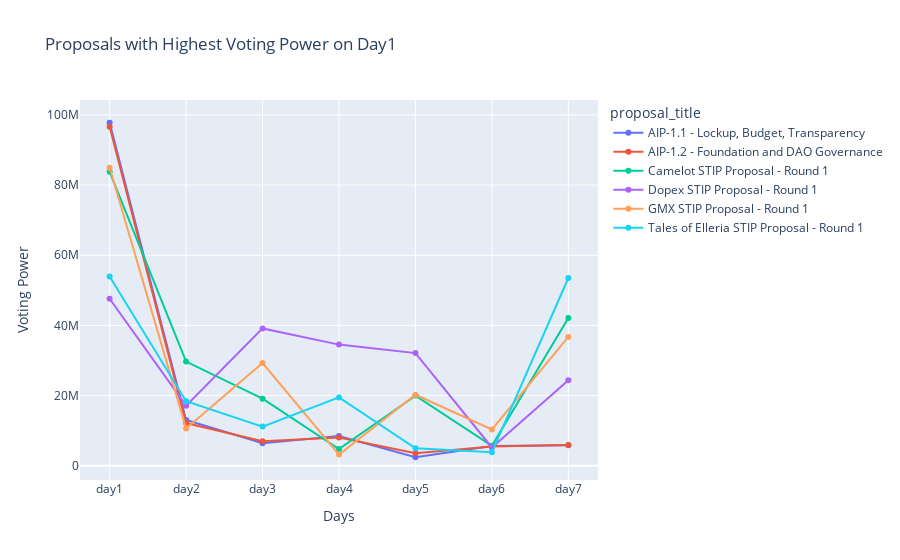

The notebook cell saved with this chart:
### Code cell
data = voting_power_data[['proposal_title', 'day1', 'day2', 'day3', 'day4', 'day5', 'day6', 'day7']]

# Filter DataFrame to include only proposals with highest votes on day7
filtered_df = data[data['proposal_title'].isin(highest_power_day1)]

# Melt the DataFrame to long format
melted_df = filtered_df.melt(id_vars='proposal_title', var_name='day', value_name='voting_power')

# Plot interactive line chart
fig = px.line(melted_df, x='day', y='voting_power', color='proposal_title', markers='o', title='Proposals with Highest Voting Power on Day1')
fig.update_layout(xaxis_title='Days', yaxis_title='Voting Power')
fig.show()
fig.write_html(r'Graphs\max-power-day1.html')

### Figure 1 — Plotly figure (JSON) as saved in the notebook; plotly's stock layout.template omitted (floating-point values rounded to 4 significant figures)
{"data": [{"hovertemplate": "proposal_title=AIP-1.1 - Lockup, Budget, Transparency<br>day=%{x}<br>voting_power=%{y}<extra></extra>", "legendgroup": "AIP-1.1 - Lockup, Budget, Transparency", "line": {"color": "#636efa", "dash": "solid"}, "marker": {"symbol": "circle"}, "mode": "lines+markers", "name": "AIP-1.1 - Lockup, Budget, Transparency", "orientation": "v", "showlegend": true, "type": "scatter", "x": ["day1", "day2", "day3", "day4", "day5", "day6", "day7"], "xaxis": "x", "y": [97770000.0, 13050000.0, 6435230, 8455000.0, 2427000.0, 5657000.0, 5836000.0], "yaxis": "y"}, {"hovertemplate": "proposal_title=AIP-1.2 - Foundation and DAO Governance<br>day=%{x}<br>voting_power=%{y}<extra></extra>", "legendgroup": "AIP-1.2 - Foundation and DAO Governance", "line": {"color": "#EF553B", "dash": "solid"}, "marker": {"symbol": "circle"}, "mode": "lines+markers", "name": "AIP-1.2 - Foundation and DAO Governance", "orientation": "v", "showlegend": true, "type": "scatter", "x": ["day1", "day2", "day3", "day4", "day5", "day6", "day7"], "xaxis": "x", "y": [96620000.0, 12170000.0, 7005000.0, 8049000.0, 3548000.0, 5477000.0, 5890000.0], "yaxis": "y"}, {"hovertemplate": "proposal_title=Camelot STIP Proposal - Round 1<br>day=%{x}<br>voting_power=%{y}<extra></extra>", "legendgroup": "Camelot STIP Proposal - Round 1", "line": {"color": "#00cc96", "dash": "solid"}, "marker": {"symbol": "circle"}, "mode": "lines+markers", "name": "Camelot STIP Proposal - Round 1", "orientation": "v", "showlegend": true, "type": "scatter", "x": ["day1", "day2", "day3", "day4", "day5", "day6", "day7"], "xaxis": "x", "y": [83790000.0, 29690000.0, 19120000.0, 4745000.0, 20000000.0, 5693000.0, 42100000.0], "yaxis": "y"}, {"hovertemplate": "proposal_title=Dopex STIP Proposal - Round 1<br>day=%{x}<br>voting_power=%{y}<extra></extra>", "legendgroup": "Dopex STIP Proposal - Round 1", "line": {"color": "#ab63fa", "dash": "solid"}, "marker": {"symbol": "circle"}, "mode": "lines+markers", "name": "Dopex STIP Proposal - Round 1", "orientation": "v", "showlegend": true, "type": "scatter", "x": ["day1", "day2", "day3", "day4", "day5", "day6", "day7"], "xaxis": "x", "y": [47600000.0, 17130000.0, 39150000.0, 34530000.0, 32120000.0, 5208000.0, 24350000.0], "yaxis": "y"}, {"hovertemplate": "proposal_title=GMX STIP Proposal - Round 1<br>day=%{x}<br>voting_power=%{y}<extra></extra>", "legendgroup": "GMX STIP Proposal - Round 1", "line": {"color": "#FFA15A", "dash": "solid"}, "marker": {"symbol": "circle"}, "mode": "lines+markers", "name": "GMX STIP Proposal - Round 1", "orientation": "v", "showlegend": true, "type": "scatter", "x": ["day1", "day2", "day3", "day4", "day5", "day6", "day7"], "xaxis": "x", "y": [84970000.0, 10650000.0, 29280000.0, 3206000.0, 20240000.0, 10340000.0, 36730000.0], "yaxis": "y"}, {"hovertemplate": "proposal_title=Tales of Elleria STIP Proposal - Round 1<br>day=%{x}<br>voting_power=%{y}<extra></extra>", "legendgroup": "Tales of Elleria STIP Proposal - Round 1", "line": {"color": "#19d3f3", "dash": "solid"}, "marker": {"symbol": "circle"}, "mode": "lines+markers", "name": "Tales of Elleria STIP Proposal - Round 1", "orientation": "v", "showlegend": true, "type": "scatter", "x": ["day1", "day2", "day3", "day4", "day5", "day6", "day7"], "xaxis": "x", "y": [53920000.0, 18410000.0, 11170000.0, 19490000.0, 4973000.0, 3853000.0, 53520000.0], "yaxis": "y"}], "layout": {"legend": {"title": {"text": "proposal_title"}, "tracegroupgap": 0}, "title": {"text": "Proposals with Highest Voting Power on Day1"}, "xaxis": {"anchor": "y", "domain": [0, 1], "title": {"text": "Days"}}, "yaxis": {"anchor": "x", "domain": [0, 1], "title": {"text": "Voting Power"}}}}
